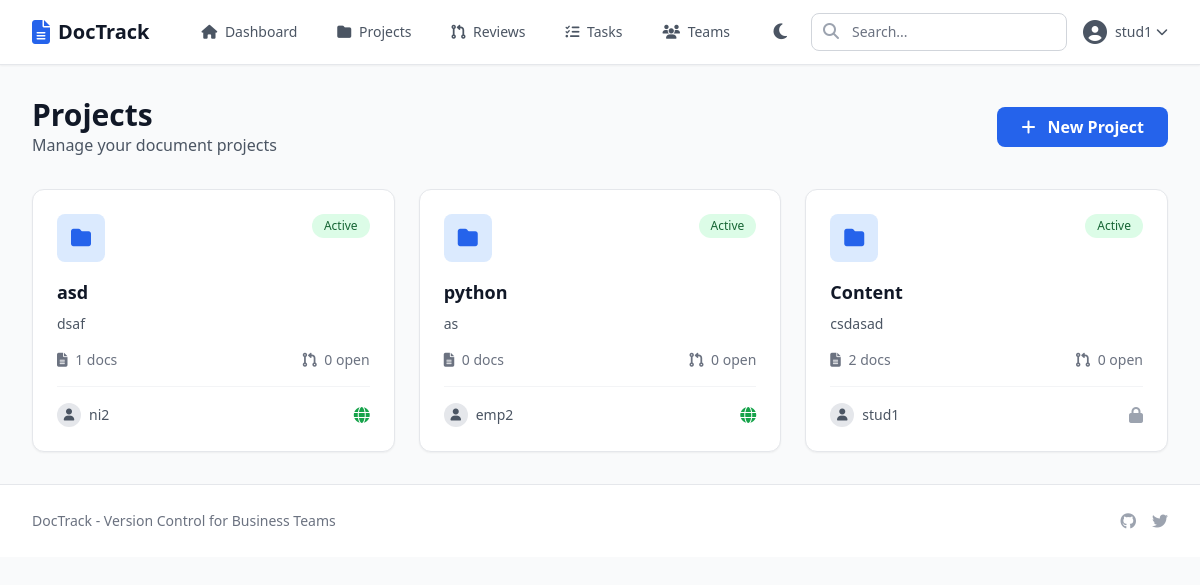
Screenshot of /projects/ (signed in) with the database file from the repository.
### doctrack/models.py (models this page shows, shortened)
class Project(models.Model):
    STATUS_CHOICES = [
        ('active', 'Active'),
        ('archived', 'Archived'),
        ('completed', 'Completed'),
    ]
    name = models.CharField(max_length=200)
    description = models.TextField(blank=True)
    team = models.ForeignKey(Team, on_delete=models.CASCADE, related_name='projects', null=True, blank=True)
    owner = models.ForeignKey(User, on_delete=models.CASCADE, related_name='owned_projects')
    collaborators = models.ManyToManyField(User, related_name='collaborated_projects', blank=True)
    status = models.CharField(max_length=20, choices=STATUS_CHOICES, default='active')
    is_public = models.BooleanField(default=False)
    created_at = models.DateTimeField(auto_now_add=True)
    updated_at = models.DateTimeField(auto_now=True)

### doctrack/views.py (the view)
# urls.py: path('projects/', views.project_list, name='project_list'),
@login_required
def project_list(request):
    projects = Project.objects.filter(
        Q(owner=request.user) | Q(collaborators=request.user) | Q(is_public=True)
    ).distinct().annotate(
        doc_count=Count('documents'),
        pr_count=Count('pull_requests', filter=Q(pull_requests__status='open'))
    ).order_by('-updated_at')
    paginator = Paginator(projects, 12)
    page = request.GET.get('page')
    projects = paginator.get_page(page)
    return render(request, 'projects/list.html', {'projects': projects})

### templates/projects/list.html (shortened to what this page needs)
{% extends 'base.html' %}
{% block content %}
<div class="flex justify-between items-center mb-8">
    <div>
        <h1 class="text-3xl font-bold text-gray-900">Projects</h1>
        <p class="text-gray-600">Manage your document projects</p>
    </div>
    <a href="{% url 'project_create' %}" class="bg-blue-600 text-white px-6 py-2 rounded-lg font-semibold hover:bg-blue-700 transition">
        <i class="fas fa-plus mr-2"></i> New Project
    </a>
</div>
<div class="grid md:grid-cols-3 gap-6">
    {% for project in projects %}
    <a href="{% url 'project_detail' pk=project.pk %}" class="block bg-white rounded-xl shadow-sm border border-gray-200 hover:shadow-md transition">
        <div class="p-6">
            <div class="flex items-start justify-between mb-4">
                <div class="w-12 h-12 bg-blue-100 rounded-lg flex items-center justify-center">
                    <i class="fas fa-folder text-blue-600 text-xl"></i>
                </div>
                <span class="px-3 py-1 text-xs rounded-full {% if project.status == 'active' %}bg-green-100 text-green-800{% elif project.status == 'completed' %}bg-blue-100 text-blue-800{% else %}bg-gray-100 text-gray-800{% endif %}">
                    {{ project.get_status_display }}
                </span>
            </div>
            <h3 class="text-lg font-semibold text-gray-900 mb-2">{{ project.name }}</h3>
            <p class="text-gray-600 text-sm mb-4 line-clamp-2">{{ project.description|default:"No description" }}</p>
            <div class="flex items-center justify-between text-sm text-gray-500">
                <span><i class="fas fa-file-alt mr-1"></i> {{ project.doc_count }} docs</span>
                <span><i class="fas fa-code-pull-request mr-1"></i> {{ project.pr_count }} open</span>
            </div>
            <div class="mt-4 pt-4 border-t border-gray-100 flex items-center">
                <div class="w-6 h-6 bg-gray-200 rounded-full flex items-center justify-center mr-2">
                    <i class="fas fa-user text-gray-600 text-xs"></i>
                </div>
                <span class="text-sm text-gray-600">{{ project.owner.username }}</span>
                {% if project.is_public %}
                <span class="ml-auto text-green-600"><i class="fas fa-globe"></i></span>
                {% else %}
                <span class="ml-auto text-gray-400"><i class="fas fa-lock"></i></span>
                {% endif %}
            </div>
        </div>
    </a>
    {% endfor %}
</div>
{% endblock %}

### templates/base.html (shortened to what this page needs)
<!DOCTYPE html>
<html lang="en">
<head>
    <link rel="icon" type="image/svg+xml" href="{% load static %}{% static 'images/favicon.svg' %}">
    <script src="https://cdn.tailwindcss.com"></script>
    <link rel="stylesheet" href="https://cdnjs.cloudflare.com/ajax/libs/font-awesome/6.5.1/css/all.min.css">
</head>
<body class="bg-gray-50 dark:bg-zinc-900 min-h-screen transition">
    <nav class="bg-white dark:bg-zinc-900 shadow-sm border-b border-gray-200 dark:border-zinc-800 transition">
        <div class="max-w-7xl mx-auto px-4 sm:px-6 lg:px-8">
            <div class="flex justify-between h-16">
                <div class="flex items-center">
                    <a href="{% url 'home' %}" class="flex items-center">
                        <i class="fas fa-file-alt text-blue-600 dark:text-blue-400 text-2xl mr-2"></i>
                        <span class="text-xl font-bold text-gray-900 dark:text-white">DocTrack</span>
                    </a>
                    {% if user.is_authenticated %}
                    <div class="hidden md:flex ml-10 space-x-4">
                        <a href="{% url 'dashboard' %}" class="text-gray-600 dark:text-zinc-400 hover:text-gray-900 dark:hover:text-white px-3 py-2 rounded-md text-sm font-medium transition">
                            <i class="fas fa-home mr-1"></i> Dashboard
                        </a>
                        <a href="{% url 'project_list' %}" class="text-gray-600 dark:text-zinc-400 hover:text-gray-900 dark:hover:text-white px-3 py-2 rounded-md text-sm font-medium transition">
                            <i class="fas fa-folder mr-1"></i> Projects
                        </a>
                        <a href="{% url 'pull_request_list' %}" class="text-gray-600 dark:text-zinc-400 hover:text-gray-900 dark:hover:text-white px-3 py-2 rounded-md text-sm font-medium transition">
                            <i class="fas fa-code-pull-request mr-1"></i> Reviews
                        </a>
                        <a href="{% url 'work_item_list' %}" class="text-gray-600 dark:text-zinc-400 hover:text-gray-900 dark:hover:text-white px-3 py-2 rounded-md text-sm font-medium transition">
                            <i class="fas fa-tasks mr-1"></i> Tasks
                        </a>
                        <a href="{% url 'team_list' %}" class="text-gray-600 dark:text-zinc-400 hover:text-gray-900 dark:hover:text-white px-3 py-2 rounded-md text-sm font-medium transition">
                            <i class="fas fa-users mr-1"></i> Teams
                        </a>
                    </div>
                    {% endif %}
                </div>
                <div class="flex items-center space-x-4">
                    <button id="theme-toggle" class="text-gray-600 dark:text-zinc-400 hover:text-gray-900 dark:hover:text-white focus:outline-none p-2 rounded-lg hover:bg-gray-100 dark:hover:bg-zinc-800 transition">
                        <i id="theme-toggle-dark-icon" class="fas fa-moon hidden text-lg"></i>
                    </button>
                    {% if user.is_authenticated %}
                    <form action="{% url 'search' %}" method="get" class="hidden md:block">
                        <div class="relative">
                            <input type="text" name="q" placeholder="Search..."
                                   class="w-64 pl-10 pr-4 py-2 border border-gray-300 dark:border-zinc-700 rounded-lg text-sm bg-white dark:bg-zinc-800 text-gray-900 dark:text-white placeholder-gray-500 dark:placeholder-zinc-500 focus:outline-none focus:ring-2 focus:ring-blue-500 transition">
                            <i class="fas fa-search absolute left-3 top-2.5 text-gray-400 dark:text-zinc-600"></i>
                        </div>
                    </form>
                    <div class="relative">
                        <button id="profile-toggle" class="flex items-center text-gray-600 dark:text-zinc-400 hover:text-gray-900 dark:hover:text-white transition">
                            <i class="fas fa-user-circle text-2xl"></i>
                            <span class="ml-2 text-sm font-medium">{{ user.username }}</span>
                            <i class="fas fa-chevron-down ml-1 text-xs"></i>
                        </button>
                    </div>
                    {% endif %}
                </div>
            </div>
        </div>
    </nav>
    <main class="max-w-7xl mx-auto px-4 sm:px-6 lg:px-8 py-8">
        {% block content %}{% endblock %}
    </main>
    <footer class="bg-white dark:bg-zinc-900 border-t border-gray-200 dark:border-zinc-800 mt-auto transition">
        <div class="max-w-7xl mx-auto px-4 sm:px-6 lg:px-8 py-6">
            <div class="flex justify-between items-center">
                <p class="text-gray-500 dark:text-zinc-400 text-sm transition">DocTrack - Version Control for Business Teams</p>
                <div class="flex space-x-4">
                    <a href="#" class="text-gray-400 dark:text-zinc-600 hover:text-gray-600 dark:hover:text-zinc-400 transition"><i class="fab fa-github"></i></a>
                    <a href="#" class="text-gray-400 dark:text-zinc-600 hover:text-gray-600 dark:hover:text-zinc-400 transition"><i class="fab fa-twitter"></i></a>
                </div>
            </div>
        </div>
    </footer>
</body>
</html>

### rows the page displays
Project: status "Active", name "asd", description "dsaf", doc_count "1", pr_count "0", owner.username "ni2", is_public True (drawn)
Project: status "Active", name "python", description "as", doc_count "0", pr_count "0", owner.username "emp2", is_public True (drawn)
Project: status "Active", name "Content", description "csdasad", doc_count "2", pr_count "0", owner.username "stud1", is_public False (drawn)

### other values shown
{{ user.username }} "stud1"
